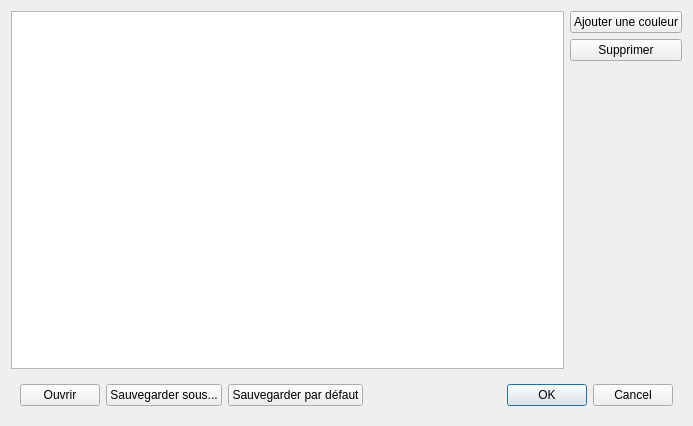
<?xml version="1.0" encoding="UTF-8"?>
<ui version="4.0">
 <class>GItemDrawableManagerOptionsColor</class>
 <widget class="QDialog" name="GItemDrawableManagerOptionsColor">
  <property name="geometry">
   <rect>
    <x>0</x>
    <y>0</y>
    <width>693</width>
    <height>426</height>
   </rect>
  </property>
  <property name="windowTitle">
   <string>Editeur de couleurs</string>
  </property>
  <layout class="QVBoxLayout" name="verticalLayout">
   <item>
    <widget class="QWidget" name="widget" native="true">
     <layout class="QHBoxLayout" name="horizontalLayout">
      <property name="margin">
       <number>0</number>
      </property>
      <item>
       <widget class="QListWidget" name="listWidgetCouleur">
        <property name="selectionMode">
         <enum>QAbstractItemView::ExtendedSelection</enum>
        </property>
       </widget>
      </item>
      <item>
       <widget class="QWidget" name="widget_2" native="true">
        <layout class="QVBoxLayout" name="verticalLayout_2">
         <property name="margin">
          <number>0</number>
         </property>
         <item>
          <widget class="QPushButton" name="pushButtonAjouter">
           <property name="text">
            <string>Ajouter une couleur</string>
           </property>
          </widget>
         </item>
         <item>
          <widget class="QPushButton" name="pushButtonSupprimer">
           <property name="text">
            <string>Supprimer</string>
           </property>
          </widget>
         </item>
         <item>
          <spacer name="verticalSpacer">
           <property name="orientation">
            <enum>Qt::Vertical</enum>
           </property>
           <property name="sizeHint" stdset="0">
            <size>
             <width>20</width>
             <height>273</height>
            </size>
           </property>
          </spacer>
         </item>
        </layout>
       </widget>
      </item>
     </layout>
    </widget>
   </item>
   <item>
    <widget class="QWidget" name="widget_3" native="true">
     <layout class="QHBoxLayout" name="horizontalLayout_2">
      <item>
       <widget class="QPushButton" name="pushButtonOuvrir">
        <property name="text">
         <string>Ouvrir</string>
        </property>
       </widget>
      </item>
      <item>
       <widget class="QPushButton" name="pushButtonSauvegarder">
        <property name="text">
         <string>Sauvegarder sous...</string>
        </property>
       </widget>
      </item>
      <item>
       <widget class="QPushButton" name="pushButtonSauvegarderDefaut">
        <property name="text">
         <string>Sauvegarder par défaut</string>
        </property>
       </widget>
      </item>
      <item>
       <widget class="QDialogButtonBox" name="buttonBox">
        <property name="orientation">
         <enum>Qt::Horizontal</enum>
        </property>
        <property name="standardButtons">
         <set>QDialogButtonBox::Cancel|QDialogButtonBox::Ok</set>
        </property>
       </widget>
      </item>
     </layout>
    </widget>
   </item>
  </layout>
 </widget>
 <resources/>
 <connections>
  <connection>
   <sender>buttonBox</sender>
   <signal>accepted()</signal>
   <receiver>GItemDrawableManagerOptionsColor</receiver>
   <slot>accept()</slot>
   <hints>
    <hint type="sourcelabel">
     <x>248</x>
     <y>254</y>
    </hint>
    <hint type="destinationlabel">
     <x>157</x>
     <y>274</y>
    </hint>
   </hints>
  </connection>
  <connection>
   <sender>buttonBox</sender>
   <signal>rejected()</signal>
   <receiver>GItemDrawableManagerOptionsColor</receiver>
   <slot>reject()</slot>
   <hints>
    <hint type="sourcelabel">
     <x>316</x>
     <y>260</y>
    </hint>
    <hint type="destinationlabel">
     <x>286</x>
     <y>274</y>
    </hint>
   </hints>
  </connection>
 </connections>
</ui>
